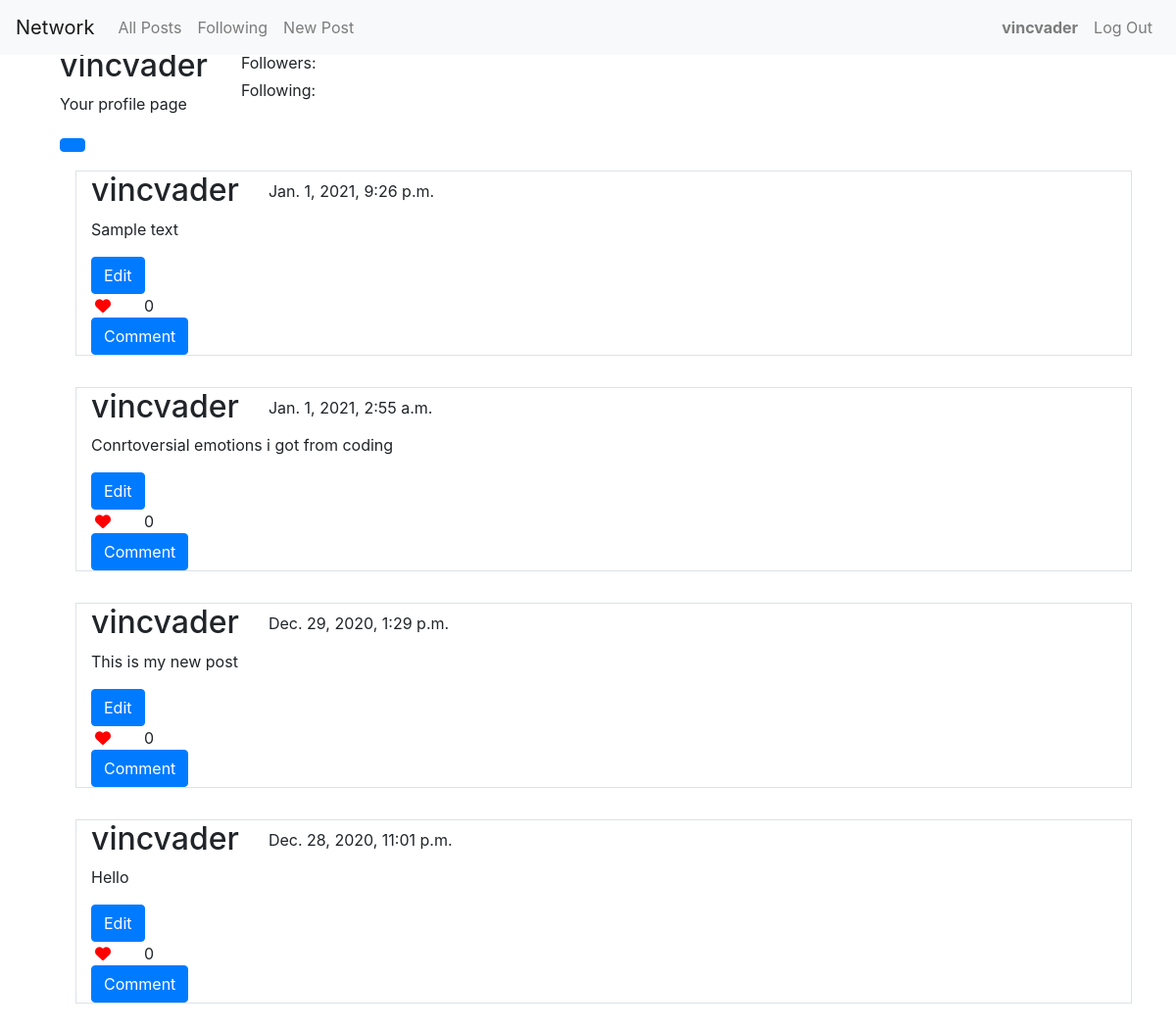
/profile/1 (signed in), run on the app's committed database.
### network/models.py (models this page shows, shortened)
class User(AbstractUser):
    pass

class Post(models.Model):
    author = models.ForeignKey(User, on_delete=models.CASCADE)
    content = models.TextField(max_length=255)
    date_posted = models.DateTimeField(auto_now_add=True)

### network/views.py (the view)
# urls.py: path("profile/<int:user_id>", views.profile, name="profile"),
def profile(request, user_id):
    posts = Post.objects.filter(author=user_id).order_by("-date_posted").all()
    if request.user.is_authenticated:
        try:
            follow = Follow.objects.get(user=posts.first().author, following_user=request.user)
        except Follow.DoesNotExist:
            follow = None
    else:
        follow = None
    for post in posts:
        post.likes_count = len(Like.objects.filter(post=post.pk))
        if request.user.is_authenticated:
            try:
                Like.objects.get(post=post.pk, user=request.user)
                post.liked = True
            except Like.DoesNotExist:
                post.liked = False
    return render(request, "network/profile.html", {
        "posts": posts,
        "follow": follow
    })

### network/templates/network/profile.html (shortened to what this page needs)
{% extends "network/layout.html" %}
{% block body %}
<div class="row m-3">
    <div class="row">
        <div class="col col-auto">
            <h2>
                {{posts.0.author}}
            </h2>
            {% if posts.0.author == request.user %}
            <p>Your profile page</p>
            {% endif %}
            {%if request.user.is_authenticated %}
            <button class="btn btn-primary follow-btn follow" data-user="{{posts.0.author.pk}}"></button>
            {%else %}
            <button class="btn btn-primary follow-btn follow" disabled data-user="{{posts.0.author.pk}}">To follow sign
                in</button>
            {%endif%}
        </div>
        <div class="col">
            <p class="m-1" id="followers">Followers: {{followers}}</p>
            <p class="m-1" id="following">Following: {{following}}</p>
        </div>
    </div>
    {%for post in posts%}
    <div class="col-12 m-3 border">
        <div class="row">
            <div class="col col-auto">
                <h2>
                    {{post.author}}
                </h2>
            </div>
            <div class="col">
                <p class=" mt-2 mb-0">
                    {{post.date_posted}}
                </p>
            </div>
            <div class="col-12">
                <p>{{post.content}}</p>
                {%if post.author == request.user %}
                <button class="btn btn-primary edit">Edit</button>
                {%endif%}
                <div class="like-wrapper row">
                    <div class="col col-auto">
                        {%if request.user.is_authenticated %}
                        <i class="fas fa-heart p-1 like" data-user="{{request.user.pk}}" data-post="{{post.pk}}"
                            data-liked='{{post.liked}}'></i>
                        {%else%}
                        <i class="fas fa-heart p-1 like" disabled></i>
                        {%endif%}
                    </div>
                    <div class="col like-count" data-post="{{post.pk}}">
                        0
                    </div>
                </div>
                <button class="comment btn btn-primary">Comment</button>
            </div>
        </div>
    </div>
    {% endfor %}
</div>
{% endblock %}

### network/templates/network/layout.html (shortened to what this page needs)
{% load static %}
<!DOCTYPE html>
<html lang="en">
<head>
    <link rel="stylesheet" href="https://cdn.jsdelivr.net/npm/bootstrap@4.5.3/dist/css/bootstrap.min.css"
>
    <link href="{% static 'network/styles.css' %}" rel="stylesheet">
</head>
<body>
    <div class="container-fluid p-0 mb-5 justify-content-end">
        <nav class="navbar fixed-top navbar-expand-sm navbar-light bg-light">
            <a class="navbar-brand" href="{% url 'index' %}">Network</a>
            <div class="collapse navbar-collapse order-1 dual-collapse-2" id="navbarSupportedContent">
                <ul class="navbar-nav mr-auto">
                    <li class="nav-item mx-auto">
                        <a class="nav-link" href="{% url 'index' %}">All Posts</a>
                    </li>
                    {% if user.is_authenticated %}
                    <li class="nav-item mx-auto">
                        <a class="nav-link" href="#">Following</a>
                    </li>
                    <li class="nav-item mx-auto">
                        <a class="nav-link" href="{% url 'new_post' %}">New Post</a>
                    </li>
                    {%endif%}
                </ul>
            </div>
            <div class="collapse navbar-collapse order-2 dual-collapse-2" id="navbarSupportedContent">
                <ul class="navbar-nav ml-auto">
                    {% if user.is_authenticated %}
                    <li class="nav-item mx-auto">
                        <a class="nav-link" href="#"><strong>{{ user.username }}</strong></a>
                    </li>
                    <li class="nav-item mx-auto">
                        <a class="nav-link" href="{% url 'logout' %}">Log Out</a>
                    </li>
                    {% endif %}
                </ul>
            </div>
        </nav>
    </div>
    <div class="container mt-5">
        {% block body %}
        {% endblock %}
    </div>
</body>
</html>

### network/static/network/styles.css (style rules this page uses)
.liked { color: red; }

### data on the page
User: username "vincvader"
Post: author.username "vincvader", author "vincvader", date_posted "Jan. 1, 2021, 9:26 p.m.", content "Sample text", shows "Edit"
Post: author "vincvader", date_posted "Jan. 1, 2021, 2:55 a.m.", content "Conrtoversial emotions i got from coding", shows "Edit"
Post: author "vincvader", date_posted "Dec. 29, 2020, 1:29 p.m.", content "This is my new post", shows "Edit"
Post: author "vincvader", date_posted "Dec. 28, 2020, 11:01 p.m.", content "Hello", shows "Edit"
